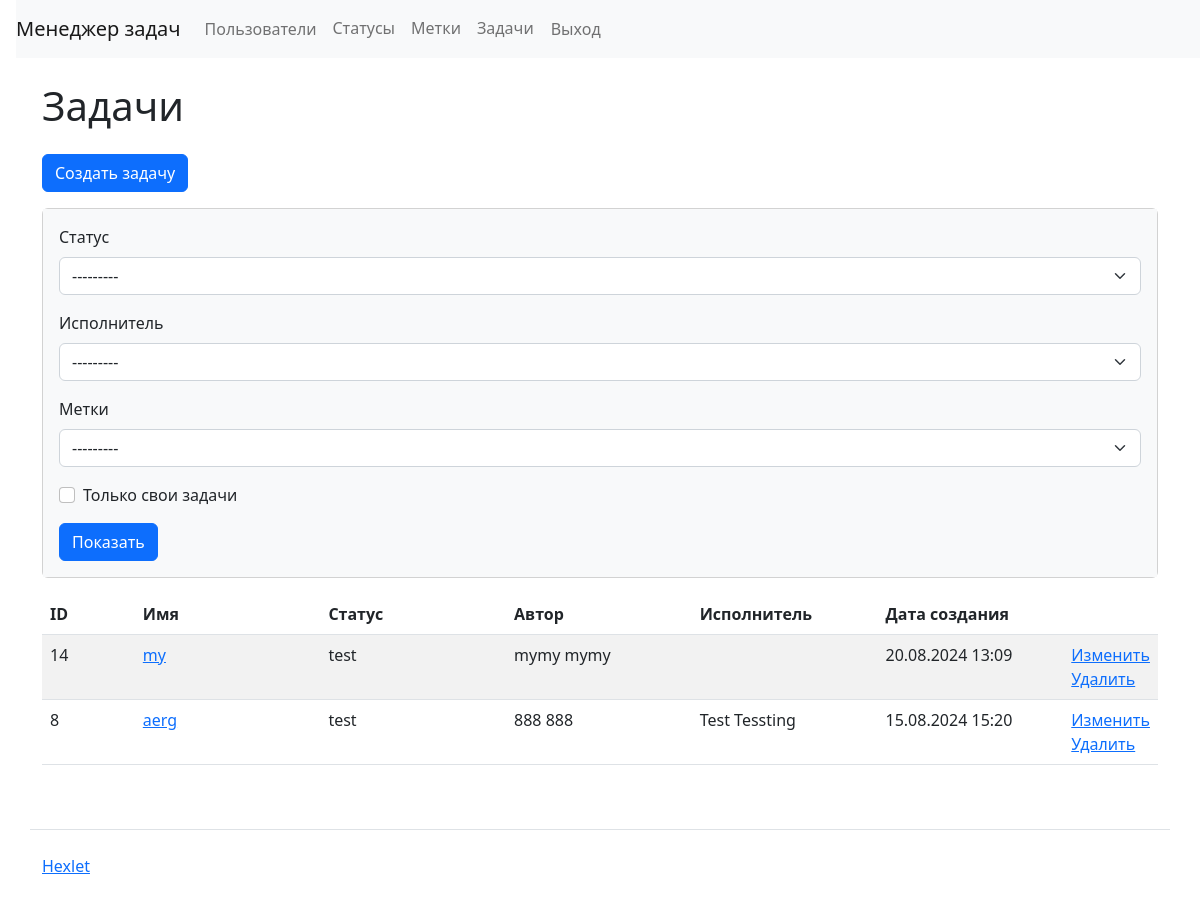
The app's page /tasks/ (signed in), older data.
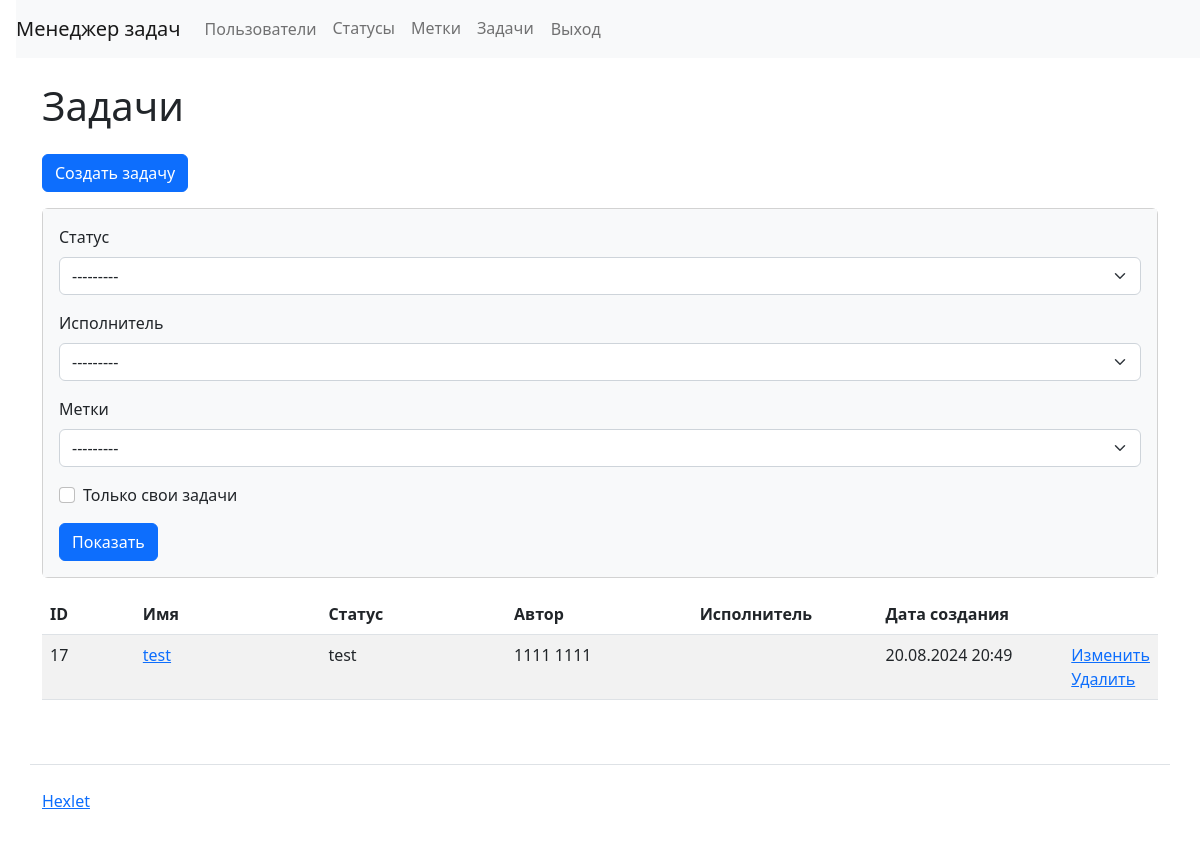
The same page, newer data.
### task_manager/statuses/models.py (models this page shows)
class Status(models.Model):
    name = models.CharField(max_length=150, unique=True)
    created_at = models.DateTimeField(auto_now_add=True)
    updated_at = models.DateTimeField(auto_now=True)
    objects = CustomStatusManager()
    def __str__(self):
        return self.name

### task_manager/users/models.py (models this page shows)
class CustomUser(AbstractUser, PermissionsMixin):
    objects = CustomUserManager()
    USERNAME_FIELD = 'username'
    REQUIRED_FIELDS = ['first_name', 'last_name', 'password']
    def __str__(self):
        return self.username

### task_manager/labels/models.py (models this page shows)
class Label(Model):
    name = models.CharField(max_length=150, unique=True)
    created_at = models.DateTimeField(auto_now_add=True)
    updated_at = models.DateTimeField(auto_now=True)
    objects = CustomLabelManager()
    def __str__(self):
        return self.name

### task_manager/tasks/models.py (models this page shows, shortened)
class Task(models.Model):
    author = models.ForeignKey(CustomUser,
                               on_delete=models.PROTECT,
                               related_name='created_tasks'
                               )
    executor = models.ForeignKey(CustomUser,
                                 null=True,
                                 blank=True,
                                 on_delete=models.PROTECT,
                                 related_name='executed_tasks'
                                 )
    name = models.CharField(max_length=255)
    description = models.TextField(blank=True)
    status = models.ForeignKey(Status, on_delete=models.PROTECT,
                               related_name='tasks', default=1)
    labels = models.ManyToManyField(Label,
                                    through='TaskLabel', related_name='tasks')
    created_at = models.DateTimeField(auto_now_add=True)
    updated_at = models.DateTimeField(auto_now=True)
    class Meta:
        ordering = ['-created_at']

### task_manager/tasks/views.py (the view)
# urls.py: path('', TaskListView.as_view(), name='tasks'),
class TaskListView(AuthRequiredMixin, FilterView):
    model = Task
    template_name = 'tasks/task_list.html'
    context_object_name = 'tasks'
    filterset_class = TaskFilter

### task_manager/tools.py (called while the page is built)
    def dispatch(self, request, *args, **kwargs):
        if not request.user.is_authenticated:
            messages.error(
                request, _("You are not logged in! Please sign in."),
                extra_tags='danger')
            return redirect('login')
        return super().dispatch(request, *args, **kwargs)

### task_manager/templates/tasks/task_list.html (shortened to what this page needs)
{% extends "main.html" %}
{% load i18n %}
{% block content %}
<div class="container wrapper flex-grow-1">
      <h1 class="my-4">
{% trans "Tasks" %}
      </h1>
<a href="{% url 'tasks:task_create' %}" class="btn btn-primary mb-3">{% trans "Create task" %}</a>
       <div class="card mb-3">
  <div class="card-body bg-light">
<form class="form-inline center" method="get" action="">
{% for field in filter.form %}
    <div class="mb-3">
        {% if field.name == 'self_tasks' %}
        <div class="form-check">
            <input
                id="{{ field.auto_id }}"
                name="{{ field.name }}"
                type="checkbox"
                class="form-check-input mr-3"
            >
            <label for="{{ field.auto_id }}" class="form-check-label">{% trans "My tasks only" %}</label>
        </div>
        {% else %}
        <label class="form-label" for="{{ field.auto_id }}">{{ field.label }}</label>
        <select
            name="{{ field.name }}"
            class="form-select ml-2 mr-3"
            id="{{ field.auto_id }}"
            >
      {% for choice in field.field.choices %}
    {% if field.value|stringformat:"s" == choice.0|stringformat:"s" %}
        <option value="{{ choice.0 }}" selected>{{ choice.1 }}</option>
    {% else %}
        <option value="{{ choice.0 }}">{{ choice.1 }}</option>
    {% endif %}
{% endfor %}
        </select>
        {% endif %}
    </div>
{% endfor %}
<button type="submit" class="btn btn-primary">{% trans "Show" %}</button>
</form>
  </div>
</div>
<table class="table table-striped">
<thead>
  <tr>
    <th class="col-1">ID</th>
    <th class="col-2 wide-column">{% trans "Name" %}</th>
      <th class="col-2 wide-column">{% trans "Status" %}</th>
      <th class="col-2 wide-column">{% trans "Author" %}</th>
      <th class="col-2 wide-column">{% trans "Executor" %}</th>
    <th class="col-2">{% trans "Created at" %}</th>
    <th class="col-1"></th>
  </tr>
</thead>
  <tbody>
    {% for task in tasks %}
      <tr>
        <td>{{ task.id }}</td>
        <td><a href="{% url 'tasks:task_info' task.pk %}">{{ task.name }}</a></td>
          <td>{{ task.status }}</td>
         <td> {{ task.author.first_name }} {{ task.author.last_name }}</td>
         <td> {{ task.executor.first_name }} {{ task.executor.last_name }}</td>
        <td>{{ task.created_at|date:"d.m.Y H:i" }}</td>
        <td>
          <a href="{% url 'tasks:task_update' task.id %}">{% trans "Edit" %}</a>
          <br>
           <a href="{% url 'tasks:task_delete' task.id %}">{% trans "Delete" %}</a>
        </td>
      </tr>
   {% endfor %}
        </tbody>
</table>
    </div>
{% endblock %}

### task_manager/templates/main.html (shortened to what this page needs)
{% load i18n %}
<!DOCTYPE html>
<html lang="ru-ru">
  <head>
    <link href="https://cdn.jsdelivr.net/npm/bootstrap@5.2.3/dist/css/bootstrap.min.css" rel="stylesheet">
  </head>
  <body class="d-flex flex-column min-vh-100">
    <nav class="navbar navbar-expand-lg navbar-light bg-light ms-3">
      <a class="navbar-brand" href="/">{% trans 'Task Manager' %}</a>
      <div class="collapse navbar-collapse" id="navbarToggleExternalContent">
        <ul class="navbar-nav mr-auto">
          <li class="nav-item">
            <a class="nav-link" href="{% url 'users:users' %}">{% trans 'Users' %}</a>
          </li>
        </ul>
        <ul class="navbar-nav">
            {% if request.user.is_authenticated %}
            <li class="nav-item">
              <a class="nav-link" href="{% url 'statuses:statuses' %}">{% trans "Statuses" %}</a>
            </li>
            <li class="nav-item">
              <a class="nav-link" href="{% url 'labels:labels' %}">{% trans "Labels" %}</a>
            </li>
            <li class="nav-item">
              <a class="nav-link" href="{% url 'tasks:tasks' %}">{% trans "Tasks" %}</a>
            </li>
<form action="/logout/" method="post">
    <input class="btn nav-link" type="submit" value={% trans "Logout" %}>
</form>
            {% endif %}
        </ul>
      </div>
    </nav>
  {% block content %}
  {% endblock %}
     <footer class="mt-auto">
      <div class="container my-5 pt-4 border-top">
        <a target="_blank" href="https://ru.hexlet.io">{% trans "Hexlet" %}</a>
      </div>
    </footer>
  </body>
</html>

Row changes from the older to the newer data that the page shows:
removed Task: id "14", name "my", status "test", author.first_name "mymy", author.last_name "mymy", created_at "20.08.2024 13:09"
removed Task: id "8", name "aerg", status "test", author.first_name "888", author.last_name "888", executor.first_name "Test", executor.last_name "Tessting", created_at "15.08.2024 15:20"
added Task: id "17", name "test", status "test", author.first_name "1111", author.last_name "1111", created_at "20.08.2024 20:49"
